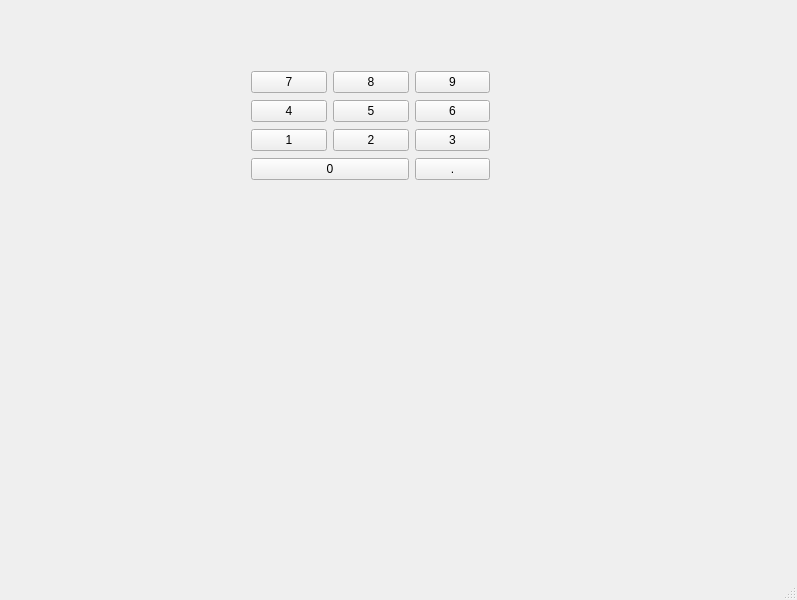
<?xml version="1.0" encoding="UTF-8"?>
<ui version="4.0">
 <class>MainWindow</class>
 <widget class="QMainWindow" name="MainWindow">
  <property name="geometry">
   <rect>
    <x>0</x>
    <y>0</y>
    <width>797</width>
    <height>600</height>
   </rect>
  </property>
  <property name="windowTitle">
   <string>MainWindow</string>
  </property>
  <widget class="QWidget" name="centralwidget">
   <widget class="QWidget" name="">
    <property name="geometry">
     <rect>
      <x>251</x>
      <y>70</y>
      <width>239</width>
      <height>112</height>
     </rect>
    </property>
    <layout class="QGridLayout" name="gridLayout">
     <item row="0" column="0">
      <widget class="QPushButton" name="pushButton_5">
       <property name="text">
        <string>7</string>
       </property>
      </widget>
     </item>
     <item row="0" column="1">
      <widget class="QPushButton" name="pushButton_6">
       <property name="text">
        <string>8</string>
       </property>
      </widget>
     </item>
     <item row="0" column="2">
      <widget class="QPushButton" name="pushButton_7">
       <property name="text">
        <string>9</string>
       </property>
      </widget>
     </item>
     <item row="1" column="0">
      <widget class="QPushButton" name="pushButton_8">
       <property name="text">
        <string>4</string>
       </property>
      </widget>
     </item>
     <item row="1" column="1">
      <widget class="QPushButton" name="pushButton_9">
       <property name="text">
        <string>5</string>
       </property>
      </widget>
     </item>
     <item row="1" column="2">
      <widget class="QPushButton" name="pushButton_10">
       <property name="text">
        <string>6</string>
       </property>
      </widget>
     </item>
     <item row="2" column="0">
      <widget class="QPushButton" name="pushButton_11">
       <property name="text">
        <string>1</string>
       </property>
      </widget>
     </item>
     <item row="2" column="1">
      <widget class="QPushButton" name="pushButton_12">
       <property name="text">
        <string>2</string>
       </property>
      </widget>
     </item>
     <item row="2" column="2">
      <widget class="QPushButton" name="pushButton_13">
       <property name="text">
        <string>3</string>
       </property>
      </widget>
     </item>
     <item row="3" column="0" colspan="2">
      <widget class="QPushButton" name="pushButton_14">
       <property name="text">
        <string>0</string>
       </property>
      </widget>
     </item>
     <item row="3" column="2">
      <widget class="QPushButton" name="pushButton_15">
       <property name="text">
        <string>.</string>
       </property>
      </widget>
     </item>
    </layout>
   </widget>
  </widget>
  <widget class="QMenuBar" name="menubar">
   <property name="geometry">
    <rect>
     <x>0</x>
     <y>0</y>
     <width>797</width>
     <height>23</height>
    </rect>
   </property>
  </widget>
  <widget class="QStatusBar" name="statusbar"/>
 </widget>
 <resources/>
 <connections/>
</ui>
